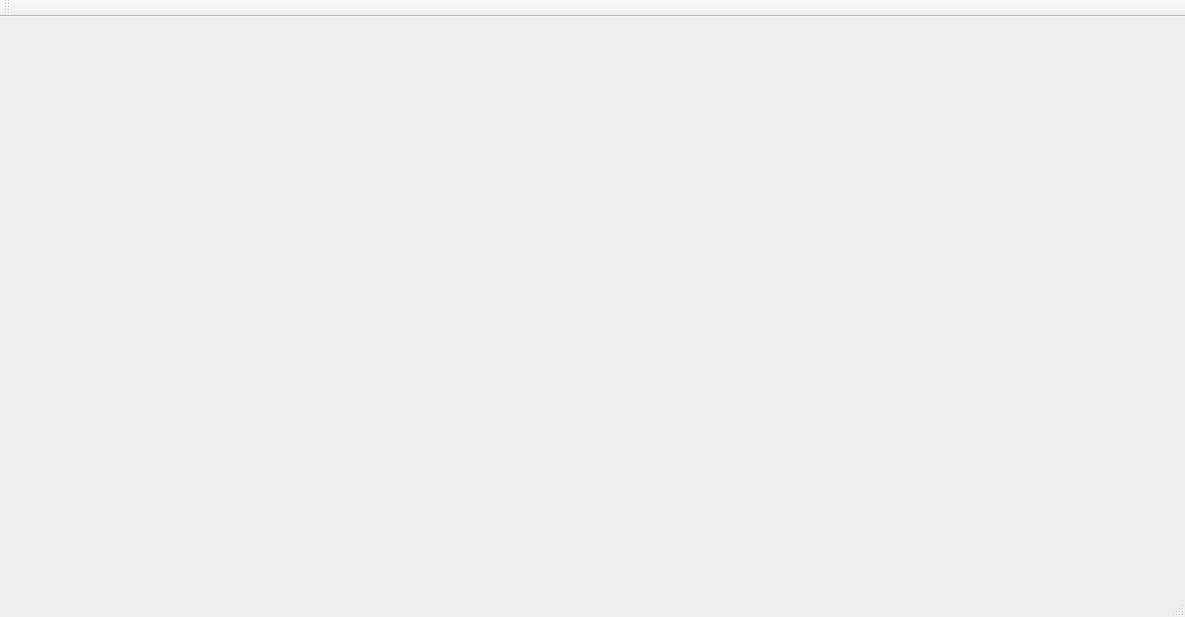
<?xml version="1.0" encoding="UTF-8"?>
<ui version="4.0">
 <class>MainWindow</class>
 <widget class="QMainWindow" name="MainWindow">
  <property name="geometry">
   <rect>
    <x>0</x>
    <y>0</y>
    <width>1185</width>
    <height>617</height>
   </rect>
  </property>
  <property name="windowTitle">
   <string>MainWindow</string>
  </property>
  <widget class="QWidget" name="centralWidget"/>
  <widget class="QToolBar" name="mainToolBar">
   <attribute name="toolBarArea">
    <enum>TopToolBarArea</enum>
   </attribute>
   <attribute name="toolBarBreak">
    <bool>false</bool>
   </attribute>
  </widget>
  <widget class="QStatusBar" name="statusBar"/>
 </widget>
 <layoutdefault spacing="6" margin="11"/>
 <resources/>
 <connections/>
</ui>
